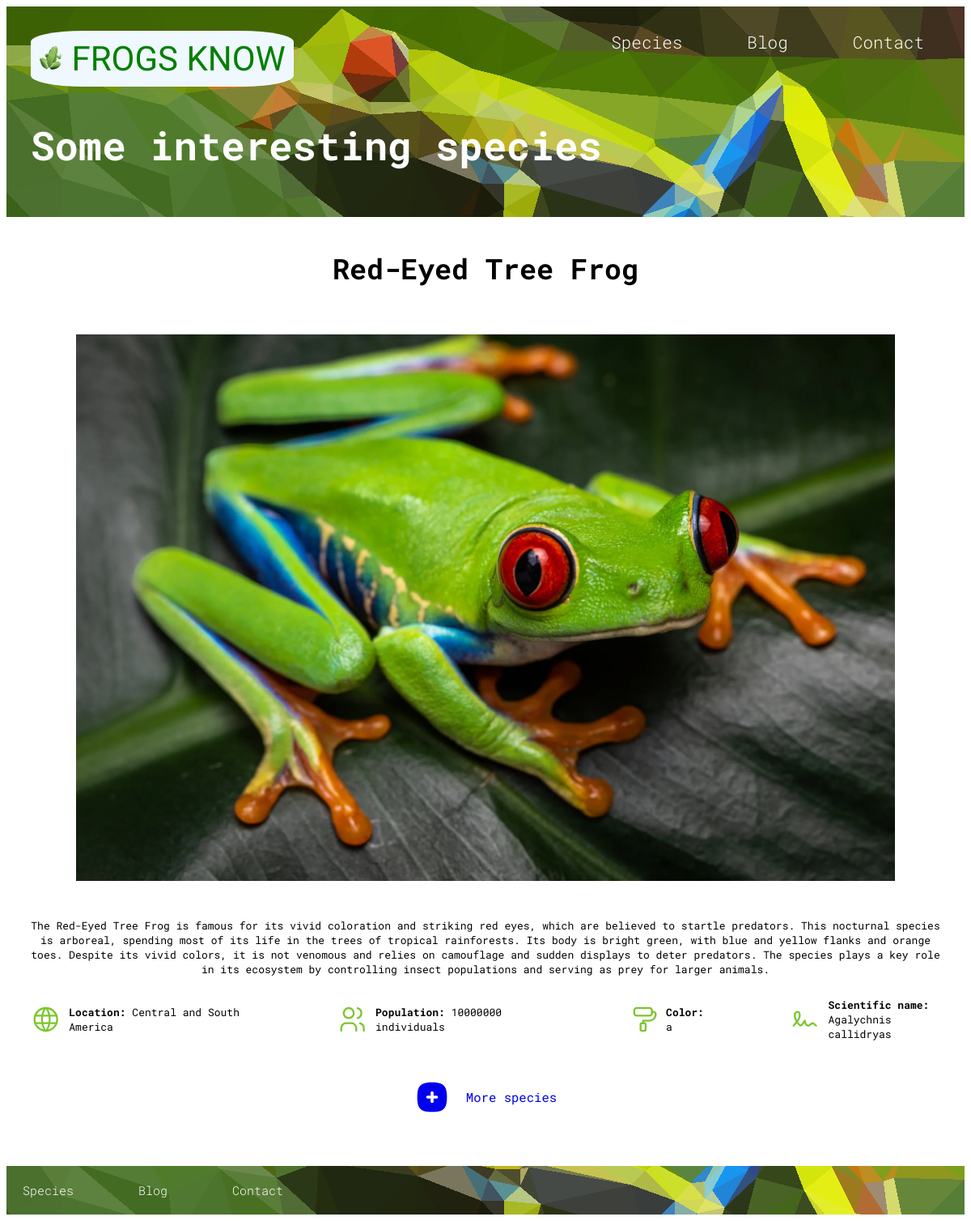
The app's page /specie.php?name=+Red-Eyed+Tree+Frog with its own data.
### tables this page shows
CREATE TABLE IF NOT EXISTS `species` (
  `id` INT(11) NOT NULL AUTO_INCREMENT,
  `name` VARCHAR(45) NOT NULL,
  `continent` VARCHAR(45) NOT NULL,
  `short_description` VARCHAR(200) NOT NULL,
  `description` LONGTEXT NOT NULL,
  `picture` VARCHAR(200) NOT NULL,
  `population` INT(15) NOT NULL,
  `color` VARCHAR(45) NOT NULL,
  `name_scientific` VARCHAR(45) NOT NULL,
  PRIMARY KEY (`id`));

### includes/db/db.php (called while the page is built, shortened)
<?php
    function obtainInfoSpecie($db, $name) : array {
        $name = $db->real_escape_string($name);
        $sql = "SELECT * FROM species WHERE name = ?";
        if ($stmt = $db->prepare($sql)) {
        $stmt->bind_param('s', $name);
        $stmt->execute();
        $result = $stmt->get_result();
        if ($result) {
            if ($result->num_rows > 0) {
                $info = $result->fetch_assoc();
                return $info;
            } else {;
                return [];
            }
        } else {
            echo 'Error en la consulta: ' . $stmt->error;
            return [];
        }
    }
    }
?>

### specie.php (the view, shortened to what this page needs)
<!DOCTYPE html>
<html lang="en">
<head>
    <link rel="stylesheet" href="build/css/specie.css">
</head>
<body>
    <header class="header">
        <section class="contenedor">
            <div class="barra">
                <a href="/" class="logo">
                    <img src="build/img/logo.svg">
                    FROGS KNOW
                </a>
            <nav class="naveg">
                <a href="species.php">Species</a>
                <a href="blog.php">Blog</a>
                <a href="contact.html">Contact</a>
            </nav>
            </div>
            <h1 class="titulo">Some interesting species</h1>
    </header>
    <main>
        <?php
        include '/apache/htdocs/FrogsKnow/includes/db/db.php';
        if (isset($_GET['name'])) {
            $name = urldecode($_GET['name']);
            $db = connectDB();
            $specie = obtainInfoSpecie($db, $name);
            if (! $specie) {
                echo 'No se encontró la especie :(';
            }
            else {
                echo '
                <section class="title-specie">
                    <h1>'.htmlspecialchars($specie['name']).'</h1>
                </section>
                <picture class="pic">
                    <source srcset="build/img/'.htmlspecialchars($specie['picture']).'.jpg" type="image/jpg">
                    <img loading="lazy" src="build/img/'.htmlspecialchars($specie['picture']).'.jpg" alt="specie">
                </picture>
                <p>'.htmlspecialchars($specie['description']).'</p>
                <div class="info-specie">
                    <div class="characteristic">
                        <p><span>Location:</span> '.htmlspecialchars($specie['continent']).'</p>
                    </div>
                    <div class="characteristic">
                        <p><span>Population: </span> '.htmlspecialchars($specie['population']).' individuals</p>
                    </div>
                    <div class="characteristic">
                        <p><span>Color: </span> '.htmlspecialchars($specie['color']).'</p>
                    </div>
                    <div class="characteristic">
                        <p><span>Scientific name: <br></span> '.htmlspecialchars($specie['name_scientific']).'</p>
                    </div>
                </div>
                ';
            }
        } else {
            echo 'Error al obtener especie';
        }
        ?>
    <section>
        <a class="more" href="species.php">
            <p>More species</p>
        </a>
    </section>
    </main>
    <footer class="footer">
        <nav class="naveg">
            <a href="species.php">Species</a>
            <a href="blog.php">Blog</a>
            <a href="contact.html">Contact</a>
        </nav>
    </footer>
</body>
</html>

### build/css/specie.css (style rules this page uses)
:root { --blanco: #ffffff; --amarillo: #ffec00; --azul: #009988; --azuloscuro: #007A6D; --grisclaro: #DFE9F3; --negro: black; --rosa: #f17ce1 ; --verde: #7bc62d; --verdeclaro: #a7cd7e; }
html { font-size: 62.5%; }
body { font-family: "Roboto Mono", monospace; font-optical-sizing: auto; font-style: normal; text-align: center; }
main { margin: 2rem 3rem; margin-bottom: 6rem; }
.header .contenedor img { height: 3rem; width: 3rem; }
h1 { font-size: 350%; margin-top: 4rem; }
.titulo { text-align: left; }
p { font-size: 130%; }
.title-specie { margin: 2rem auto; }
.pic img { padding: 3rem; width: 90%; height: auto; }
.footer { background: url('/build/img/fondo_header.svg') no-repeat center center/cover; color: #fff; text-decoration: none; height: 6rem; }
.naveg { display: flex; flex-direction: row; column-gap: 4rem; height: 100%; align-items:center; font-weight: 350; }
.naveg a { text-decoration: none; color: white; font-size: 150%; justify-content: center; margin: 0 2rem; }
.more { display: flex; flex-direction: row; column-gap: 2rem; align-items: center; justify-content: center; text-decoration: none; font-size: 120%; margin-top: 3rem; }

### records on screen
species: name "Red-Eyed Tree Frog", picture (picture), description "The Red-Eyed Tree Frog is famous for its vivid coloration and striking red eyes, which are believed to startle predators. This nocturnal species is arboreal, spending most of its life in the trees of tropical rainforests. Its body is bright green, with blue and yellow flanks and orange toes. Despite its vivid colors, it is not venomous and relies on camouflage and sudden displays to deter predators. The species plays a key role in its ecosystem by controlling insect populations and serving as prey for larger animals.", continent "Central and South America", population "10000000", color "a", name_scientific "Agalychnis callidryas"
